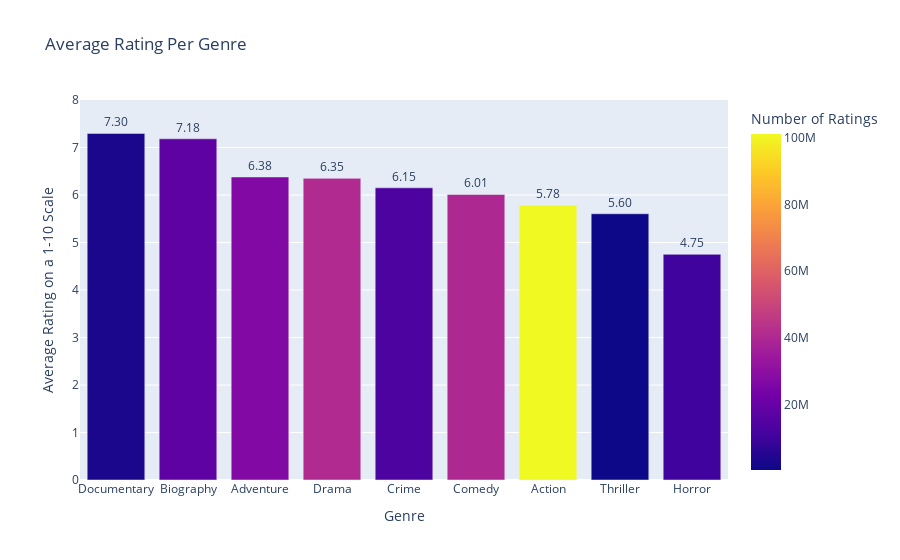

Here is the notebook cell this chart was saved with:
### Markdown cell above
### Insight 1a: Average Rating Per Genre

### Code cell
#Creating a bar chart with genres as the x-axis values and the average rating as the y-axis values
#I added a color scale to show the number of ratings that each genre had 
#I also added text to the graph to show the values more clearly

fig = px.bar(avg_ratings_per_genre_filtered, x=avg_ratings_per_genre_filtered.index, y='Average_Rating',
            hover_data=['Num_Ratings'], text = 'Average_Rating', color='Num_Ratings', labels={
                     "Average_Rating": "Average Rating on a 1-10 Scale",
                     "Genre": "Genre",
                     "Num_Ratings": "Number of Ratings"
                 },
                title="Average Rating Per Genre")

#Implementing the text we added above
fig.update_traces(texttemplate='%{text:.3s}', textposition='outside')
fig.update_layout(uniformtext_minsize=7, uniformtext_mode='hide')
fig.update_yaxes(range=[0, 8])
fig.show()

### Figure 1 — Plotly figure (JSON) as saved in the notebook; plotly's stock layout.template omitted (floating-point values rounded to 4 significant figures)
{"data": [{"alignmentgroup": "True", "customdata": [[2946848], [17796560], [27042399], [40760625], [13180149], [39929898], [101126583], [452166], [10615895]], "hovertemplate": "Genre=%{x}<br>Average Rating on a 1-10 Scale=%{text}<br>Number of Ratings=%{marker.color}<extra></extra>", "legendgroup": "", "marker": {"color": [2946848, 17796560, 27042399, 40760625, 13180149, 39929898, 101126583, 452166, 10615895], "coloraxis": "coloraxis"}, "name": "", "offsetgroup": "", "orientation": "v", "showlegend": false, "text": [7.295, 7.183, 6.38, 6.351, 6.152, 6.012, 5.784, 5.605, 4.751], "textposition": "outside", "texttemplate": "%{text:.3s}", "type": "bar", "x": ["Documentary", "Biography", "Adventure", "Drama", "Crime", "Comedy", "Action", "Thriller", "Horror"], "xaxis": "x", "y": [7.295, 7.183, 6.38, 6.351, 6.152, 6.012, 5.784, 5.605, 4.751], "yaxis": "y"}], "layout": {"barmode": "relative", "coloraxis": {"colorbar": {"title": {"text": "Number of Ratings"}}, "colorscale": [[0, "#0d0887"], [0.1111, "#46039f"], [0.2222, "#7201a8"], [0.3333, "#9c179e"], [0.4444, "#bd3786"], [0.5556, "#d8576b"], [0.6667, "#ed7953"], [0.7778, "#fb9f3a"], [0.8889, "#fdca26"], [1, "#f0f921"]]}, "legend": {"tracegroupgap": 0}, "title": {"text": "Average Rating Per Genre"}, "uniformtext": {"minsize": 7, "mode": "hide"}, "xaxis": {"anchor": "y", "domain": [0, 1], "title": {"text": "Genre"}}, "yaxis": {"anchor": "x", "domain": [0, 1], "range": [0, 8], "title": {"text": "Average Rating on a 1-10 Scale"}}}}
